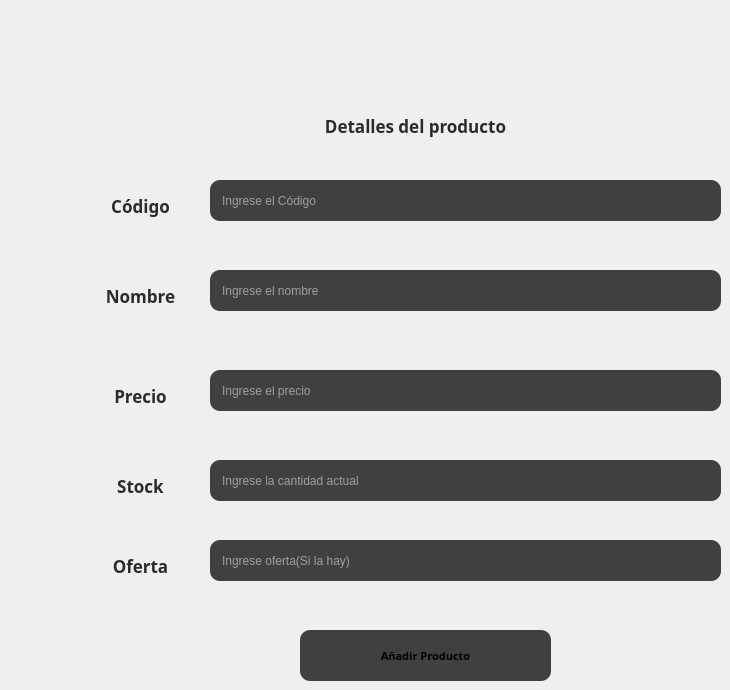
       <widget class="QWidget" name="agregar">
        <widget class="QLineEdit" name="lineEdit_5">
         <property name="geometry">
          <rect>
           <x>210</x>
           <y>180</y>
           <width>511</width>
           <height>41</height>
          </rect>
         </property>
         <property name="styleSheet">
          <string notr="true">background-color: #3f4042;
color: #ffffff;
border-radius: 10px;
padding: 10px;</string>
         </property>
         <property name="maxLength">
          <number>13</number>
         </property>
         <property name="placeholderText">
          <string>Ingrese el Código</string>
         </property>
        </widget>
        <widget class="QPushButton" name="pushButton_20">
         <property name="geometry">
          <rect>
           <x>300</x>
           <y>630</y>
           <width>251</width>
           <height>51</height>
          </rect>
         </property>
         <property name="font">
          <font>
           <family>Rockwell</family>
           <pointsize>8</pointsize>
           <bold>true</bold>
          </font>
         </property>
         <property name="styleSheet">
          <string notr="true">background-color: #3f4042;
border-radius: 10px;</string>
         </property>
         <property name="text">
          <string>Añadir Producto</string>
         </property>
         <property name="shortcut">
          <string>Return</string>
         </property>
        </widget>
        <widget class="QLabel" name="label_35">
         <property name="geometry">
          <rect>
           <x>70</x>
           <y>190</y>
           <width>141</width>
           <height>31</height>
          </rect>
         </property>
         <property name="font">
          <font>
           <family>Rockwell</family>
           <pointsize>13</pointsize>
           <bold>true</bold>
          </font>
         </property>
         <property name="styleSheet">
          <string notr="true">background-color: transparent;
color: #2b2b2b;</string>
         </property>
         <property name="text">
          <string>Código</string>
         </property>
         <property name="alignment">
          <set>Qt::AlignCenter</set>
         </property>
        </widget>
        <widget class="QLabel" name="label_36">
         <property name="geometry">
          <rect>
           <x>280</x>
           <y>110</y>
           <width>271</width>
           <height>31</height>
          </rect>
         </property>
         <property name="font">
          <font>
           <family>Rockwell</family>
           <pointsize>13</pointsize>
           <bold>true</bold>
          </font>
         </property>
         <property name="styleSheet">
          <string notr="true">background-color: transparent;
color: #2b2b2b;</string>
         </property>
         <property name="text">
          <string>Detalles del producto</string>
         </property>
         <property name="alignment">
          <set>Qt::AlignCenter</set>
         </property>
        </widget>
        <widget class="QLineEdit" name="lineEdit_6">
         <property name="geometry">
          <rect>
           <x>210</x>
           <y>370</y>
           <width>511</width>
           <height>41</height>
          </rect>
         </property>
         <property name="styleSheet">
          <string notr="true">background-color: #3f4042;
color: #ffffff;
border-radius: 10px;
padding: 10px;</string>
         </property>
         <property name="maxLength">
          <number>13</number>
         </property>
         <property name="placeholderText">
          <string>Ingrese el precio</string>
         </property>
        </widget>
        <widget class="QLabel" name="label_37">
         <property name="geometry">
          <rect>
           <x>70</x>
           <y>380</y>
           <width>141</width>
           <height>31</height>
          </rect>
         </property>
         <property name="font">
          <font>
           <family>Rockwell</family>
           <pointsize>13</pointsize>
           <bold>true</bold>
          </font>
         </property>
         <property name="styleSheet">
          <string notr="true">background-color: transparent;
color: #2b2b2b;</string>
         </property>
         <property name="text">
          <string>Precio</string>
         </property>
         <property name="alignment">
          <set>Qt::AlignCenter</set>
         </property>
        </widget>
        <widget class="QLineEdit" name="lineEdit_7">
         <property name="geometry">
          <rect>
           <x>210</x>
           <y>460</y>
           <width>511</width>
           <height>41</height>
          </rect>
         </property>
         <property name="styleSheet">
          <string notr="true">background-color: #3f4042;
color: #ffffff;
border-radius: 10px;
padding: 10px;</string>
         </property>
         <property name="maxLength">
          <number>13</number>
         </property>
         <property name="placeholderText">
          <string>Ingrese la cantidad actual</string>
         </property>
        </widget>
        <widget class="QLabel" name="label_38">
         <property name="geometry">
          <rect>
           <x>70</x>
           <y>470</y>
           <width>141</width>
           <height>31</height>
          </rect>
         </property>
         <property name="font">
          <font>
           <family>Rockwell</family>
           <pointsize>13</pointsize>
           <bold>true</bold>
          </font>
         </property>
         <property name="styleSheet">
          <string notr="true">background-color: transparent;
color: #2b2b2b;</string>
         </property>
         <property name="text">
          <string>Stock</string>
         </property>
         <property name="alignment">
          <set>Qt::AlignCenter</set>
         </property>
        </widget>
        <widget class="QLabel" name="label_39">
         <property name="geometry">
          <rect>
           <x>70</x>
           <y>550</y>
           <width>141</width>
           <height>31</height>
          </rect>
         </property>
         <property name="font">
          <font>
           <family>Rockwell</family>
           <pointsize>13</pointsize>
           <bold>true</bold>
          </font>
         </property>
         <property name="styleSheet">
          <string notr="true">background-color: transparent;
color: #2b2b2b;</string>
         </property>
         <property name="text">
          <string>Oferta</string>
         </property>
         <property name="alignment">
          <set>Qt::AlignCenter</set>
         </property>
        </widget>
        <widget class="QLineEdit" name="lineEdit_8">
         <property name="geometry">
          <rect>
           <x>210</x>
           <y>540</y>
           <width>511</width>
           <height>41</height>
          </rect>
         </property>
         <property name="styleSheet">
          <string notr="true">background-color: #3f4042;
color: #ffffff;
border-radius: 10px;
padding: 10px;</string>
         </property>
         <property name="maxLength">
          <number>13</number>
         </property>
         <property name="placeholderText">
          <string>Ingrese oferta(Si la hay)</string>
         </property>
        </widget>
        <widget class="QLineEdit" name="lineEdit_19">
         <property name="geometry">
          <rect>
           <x>210</x>
           <y>270</y>
           <width>511</width>
           <height>41</height>
          </rect>
         </property>
         <property name="styleSheet">
          <string notr="true">background-color: #3f4042;
color: #ffffff;
border-radius: 10px;
padding: 10px;</string>
         </property>
         <property name="maxLength">
          <number>13</number>
         </property>
         <property name="placeholderText">
          <string>Ingrese el nombre</string>
         </property>
        </widget>
        <widget class="QLabel" name="label_50">
         <property name="geometry">
          <rect>
           <x>70</x>
           <y>280</y>
           <width>141</width>
           <height>31</height>
          </rect>
         </property>
         <property name="font">
          <font>
           <family>Rockwell</family>
           <pointsize>13</pointsize>
           <bold>true</bold>
          </font>
         </property>
         <property name="styleSheet">
          <string notr="true">background-color: transparent;
color: #2b2b2b;</string>
         </property>
         <property name="text">
          <string>Nombre</string>
         </property>
         <property name="alignment">
          <set>Qt::AlignCenter</set>
         </property>
        </widget>
       </widget>
